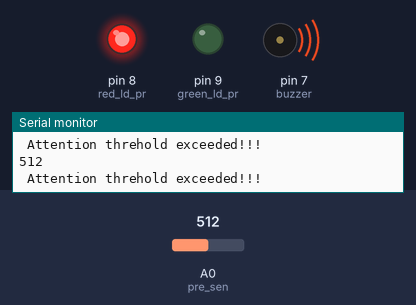
Bench run of a sketch on a simulated Arduino Uno, built with avr-gcc and run on an emulated ATmega328P. Parts: output pins drawn as LEDs (lit = HIGH), buzzer (waves = sounding), the last lines printed to the serial monitor. The test bench sets the inputs (shaded band); at power-on: A0 (pre_sen) = 512.

Above: at 1.4 s.
1.5 s: A0 (pre_sen) set to 317
3.0 s: A0 (pre_sen) set to 291
At 3.8 s:
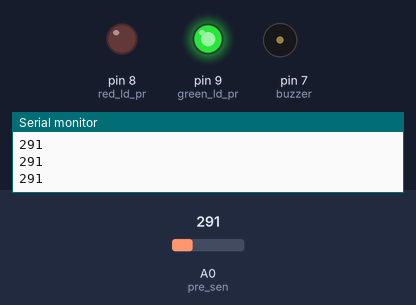
4.5 s: A0 (pre_sen) set to 306
At 5.2 s:
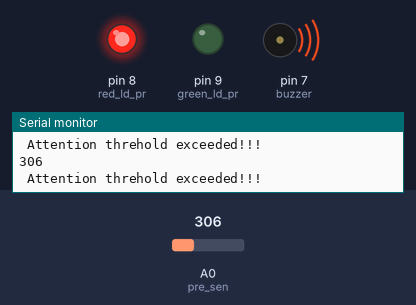
6.0 s: A0 (pre_sen) set to 290
At 7.8 s:
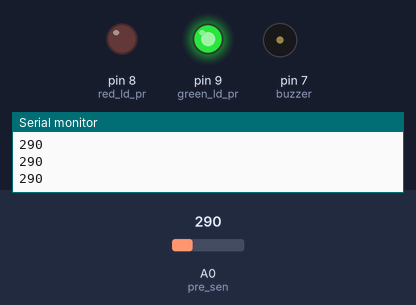
Timing chart, 0 to 8.8 s (numbered marks = the images above; inputs shaded):
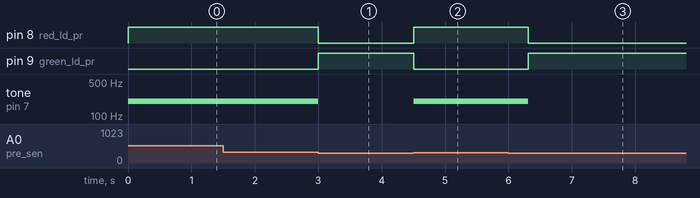

The sketch:

sensor_solar.ino
```cpp
/*
***** Pregutas *****
* Son compatibles las interrupciones con los delays
*/

/*Analog pressure sensor
* Es necesario adaptar la señal analógica de 0-10 voltios de continua
* Es necesario enviar el dato de presión al servidor
* Es necesario calcular el dato de presión mediante tablas o fórmulas
*/
int pre_sen = A0; //connect presure sensor to analogic pin A0
int buzzer = 7;//connect buzzer to digital pin 7
int red_ld_pr = 8;//connect red led to digital pin 8
int green_ld_pr = 9;//connect green led to digital pin 9
int threshold =300; //change the threshold value for your use
void setup(){

  /*Analog pressure sensor*/
   Serial.begin(9600); //initialize serial comunication at 9600 bps
   pinMode(red_ld_pr, OUTPUT);//define red_ld_pr as output
   pinMode(green_ld_pr, OUTPUT); //define green_ld_pr as output
   pinMode(buzzer, OUTPUT); //define buzzer as output
   digitalWrite(red_ld_pr, LOW);//red_ld_pr off
   digitalWrite(green_ld_pr, LOW);//green_ld_pr off
}

void loop()
{
    /*Analog pressure sensor*/
    int pre_sen = analogRead(pre_sen);//read pressure sensor value
    Serial.println(pre_sen);//print on serial monitor the sensor value
    if(pre_sen>=threshold){//check if it is exceeded the threshold value
        digitalWrite(red_ld_pr,HIGH);//red_ld_pr on
        digitalWrite(green_ld_pr,LOW);//green_ld_pr off
        tone(buzzer,200);//play buzzer
        Serial.println(" Attention threhold exceeded!!!");//print on serial monitor the overcoming threshold notice
        delay(500);
    }
    else{
        digitalWrite(red_ld_pr,LOW);//red_ld_pr off
        digitalWrite(green_ld_pr,HIGH);//green_red on
        noTone(buzzer); //no play buzzer
    }
    delay(100); //slow down the output


}
```

Measured:
- the behaviour switches between 300 and 299 on A0 (pre_sen) (found by bisection; images 0 and 1)
- after the input at 3.0 s, pin 8 (red_ld_pr): HIGH → LOW at once; pin 9 (green_ld_pr): LOW → HIGH at once; tone on pin 7 (buzzer): 200 Hz → silent at once
- after the input at 4.5 s, pin 8 (red_ld_pr): LOW → HIGH at once; pin 9 (green_ld_pr): HIGH → LOW at once; tone on pin 7 (buzzer): silent → 200 Hz at once
- after the input at 6.0 s, pin 8 (red_ld_pr): HIGH → LOW after 0.31 s; pin 9 (green_ld_pr): LOW → HIGH after 0.31 s; tone on pin 7 (buzzer): 200 Hz → silent after 0.31 s
